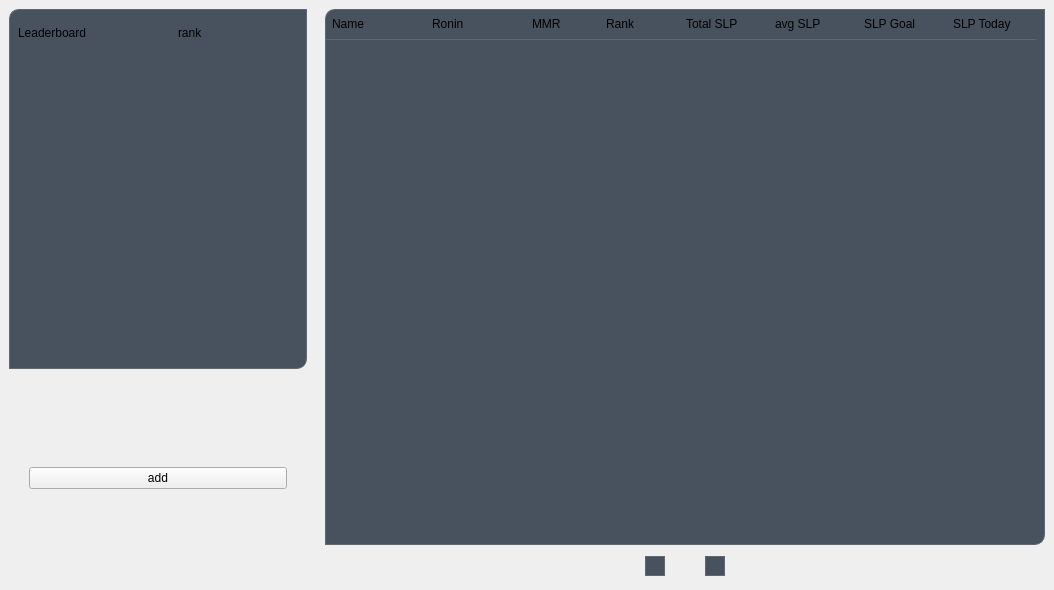
<?xml version="1.0" encoding="UTF-8"?>
<ui version="4.0">
 <class>dataViewWidget</class>
 <widget class="QWidget" name="dataViewWidget">
  <property name="geometry">
   <rect>
    <x>0</x>
    <y>0</y>
    <width>1054</width>
    <height>590</height>
   </rect>
  </property>
  <property name="minimumSize">
   <size>
    <width>0</width>
    <height>540</height>
   </size>
  </property>
  <property name="windowTitle">
   <string>Form</string>
  </property>
  <layout class="QHBoxLayout" name="horizontalLayout_5">
   <property name="spacing">
    <number>0</number>
   </property>
   <property name="leftMargin">
    <number>0</number>
   </property>
   <property name="topMargin">
    <number>0</number>
   </property>
   <property name="rightMargin">
    <number>0</number>
   </property>
   <property name="bottomMargin">
    <number>0</number>
   </property>
   <item>
    <widget class="QWidget" name="leaderboardContent" native="true">
     <property name="minimumSize">
      <size>
       <width>270</width>
       <height>0</height>
      </size>
     </property>
     <property name="maximumSize">
      <size>
       <width>316</width>
       <height>16777215</height>
      </size>
     </property>
     <layout class="QVBoxLayout" name="verticalLayout_3">
      <item>
       <widget class="QWidget" name="leaderboardFrame" native="true">
        <property name="minimumSize">
         <size>
          <width>0</width>
          <height>350</height>
         </size>
        </property>
        <property name="maximumSize">
         <size>
          <width>370</width>
          <height>470</height>
         </size>
        </property>
        <layout class="QVBoxLayout" name="verticalLayout_8">
         <property name="spacing">
          <number>0</number>
         </property>
         <property name="leftMargin">
          <number>0</number>
         </property>
         <property name="topMargin">
          <number>0</number>
         </property>
         <property name="rightMargin">
          <number>0</number>
         </property>
         <property name="bottomMargin">
          <number>0</number>
         </property>
         <item>
          <widget class="QWidget" name="board_bg" native="true">
           <property name="maximumSize">
            <size>
             <width>16777215</width>
             <height>470</height>
            </size>
           </property>
           <property name="styleSheet">
            <string notr="true">QWidget{background-color: #47525E;
border: 1px solid #61676D;
border-top-left-radius: 10px;
border-bottom-right-radius: 10px;
border-top-right-radius: 0px;
border-bottom-left-radius: 0px;
}</string>
           </property>
           <layout class="QVBoxLayout" name="verticalLayout_9">
            <item>
             <widget class="QWidget" name="board_header" native="true">
              <property name="minimumSize">
               <size>
                <width>0</width>
                <height>30</height>
               </size>
              </property>
              <property name="maximumSize">
               <size>
                <width>316</width>
                <height>30</height>
               </size>
              </property>
              <property name="styleSheet">
               <string notr="true">QWidget{border: 0px;
border-top-left-radius: 0px;
border-bottom-right-radius: 0px;
border-top-right-radius: 0px;
border-bottom-left-radius: 0px;
}</string>
              </property>
              <layout class="QHBoxLayout" name="horizontalLayout_7">
               <property name="spacing">
                <number>0</number>
               </property>
               <property name="leftMargin">
                <number>0</number>
               </property>
               <property name="topMargin">
                <number>0</number>
               </property>
               <property name="rightMargin">
                <number>0</number>
               </property>
               <property name="bottomMargin">
                <number>0</number>
               </property>
               <item>
                <widget class="QWidget" name="labelFrame" native="true">
                 <property name="minimumSize">
                  <size>
                   <width>160</width>
                   <height>0</height>
                  </size>
                 </property>
                 <layout class="QVBoxLayout" name="verticalLayout_14">
                  <property name="spacing">
                   <number>0</number>
                  </property>
                  <property name="leftMargin">
                   <number>0</number>
                  </property>
                  <property name="topMargin">
                   <number>0</number>
                  </property>
                  <property name="rightMargin">
                   <number>0</number>
                  </property>
                  <property name="bottomMargin">
                   <number>0</number>
                  </property>
                  <item>
                   <widget class="QLabel" name="label">
                    <property name="text">
                     <string>Leaderboard</string>
                    </property>
                   </widget>
                  </item>
                 </layout>
                </widget>
               </item>
               <item>
                <widget class="QWidget" name="changeParameterFrame" native="true">
                 <property name="maximumSize">
                  <size>
                   <width>120</width>
                   <height>16777215</height>
                  </size>
                 </property>
                 <layout class="QHBoxLayout" name="horizontalLayout_8">
                  <property name="spacing">
                   <number>0</number>
                  </property>
                  <property name="leftMargin">
                   <number>0</number>
                  </property>
                  <property name="topMargin">
                   <number>0</number>
                  </property>
                  <property name="rightMargin">
                   <number>0</number>
                  </property>
                  <property name="bottomMargin">
                   <number>0</number>
                  </property>
                  <item>
                   <widget class="QLabel" name="parameterLabel">
                    <property name="text">
                     <string>rank</string>
                    </property>
                   </widget>
                  </item>
                  <item>
                   <widget class="QToolButton" name="changeBtn">
                    <property name="text">
                     <string/>
                    </property>
                   </widget>
                  </item>
                 </layout>
                </widget>
               </item>
              </layout>
             </widget>
            </item>
            <item>
             <widget class="QWidget" name="firstPlaceFrame" native="true">
              <property name="minimumSize">
               <size>
                <width>0</width>
                <height>170</height>
               </size>
              </property>
              <property name="maximumSize">
               <size>
                <width>316</width>
                <height>240</height>
               </size>
              </property>
              <property name="styleSheet">
               <string notr="true">QWidget{border: 0px;
border-top-left-radius: 0px;
border-bottom-right-radius: 0px;
border-top-right-radius: 0px;
border-bottom-left-radius: 0px;
}</string>
              </property>
              <layout class="QVBoxLayout" name="verticalLayout_13">
               <property name="spacing">
                <number>0</number>
               </property>
               <property name="leftMargin">
                <number>0</number>
               </property>
               <property name="topMargin">
                <number>0</number>
               </property>
               <property name="rightMargin">
                <number>0</number>
               </property>
               <property name="bottomMargin">
                <number>0</number>
               </property>
              </layout>
             </widget>
            </item>
            <item>
             <widget class="QWidget" name="othersPlaceFrame" native="true">
              <property name="sizePolicy">
               <sizepolicy hsizetype="Preferred" vsizetype="Preferred">
                <horstretch>0</horstretch>
                <verstretch>0</verstretch>
               </sizepolicy>
              </property>
              <property name="minimumSize">
               <size>
                <width>0</width>
                <height>130</height>
               </size>
              </property>
              <property name="maximumSize">
               <size>
                <width>316</width>
                <height>200</height>
               </size>
              </property>
              <property name="styleSheet">
               <string notr="true">QWidget{border: 0px;
border-top-left-radius: 0px;
border-bottom-right-radius: 0px;
border-top-right-radius: 0px;
border-bottom-left-radius: 0px;
}</string>
              </property>
              <layout class="QHBoxLayout" name="horizontalLayout_6">
               <property name="spacing">
                <number>0</number>
               </property>
               <property name="leftMargin">
                <number>0</number>
               </property>
               <property name="topMargin">
                <number>0</number>
               </property>
               <property name="rightMargin">
                <number>0</number>
               </property>
               <property name="bottomMargin">
                <number>0</number>
               </property>
               <item>
                <widget class="QWidget" name="secondPlace" native="true">
                 <layout class="QVBoxLayout" name="verticalLayout_11">
                  <property name="spacing">
                   <number>0</number>
                  </property>
                  <property name="leftMargin">
                   <number>0</number>
                  </property>
                  <property name="topMargin">
                   <number>0</number>
                  </property>
                  <property name="rightMargin">
                   <number>0</number>
                  </property>
                  <property name="bottomMargin">
                   <number>0</number>
                  </property>
                 </layout>
                </widget>
               </item>
               <item>
                <widget class="QWidget" name="thirdPlace" native="true">
                 <layout class="QVBoxLayout" name="verticalLayout_12">
                  <property name="spacing">
                   <number>0</number>
                  </property>
                  <property name="leftMargin">
                   <number>0</number>
                  </property>
                  <property name="topMargin">
                   <number>0</number>
                  </property>
                  <property name="rightMargin">
                   <number>0</number>
                  </property>
                  <property name="bottomMargin">
                   <number>0</number>
                  </property>
                 </layout>
                </widget>
               </item>
              </layout>
             </widget>
            </item>
           </layout>
          </widget>
         </item>
        </layout>
       </widget>
      </item>
      <item>
       <widget class="QWidget" name="btnFrame" native="true">
        <property name="minimumSize">
         <size>
          <width>0</width>
          <height>0</height>
         </size>
        </property>
        <property name="maximumSize">
         <size>
          <width>16777215</width>
          <height>99999</height>
         </size>
        </property>
        <layout class="QVBoxLayout" name="verticalLayout_10">
         <property name="leftMargin">
          <number>20</number>
         </property>
         <property name="rightMargin">
          <number>20</number>
         </property>
         <item>
          <widget class="QPushButton" name="addBtn">
           <property name="text">
            <string>add</string>
           </property>
          </widget>
         </item>
        </layout>
       </widget>
      </item>
     </layout>
    </widget>
   </item>
   <item>
    <widget class="QWidget" name="dataFrame" native="true">
     <property name="minimumSize">
      <size>
       <width>240</width>
       <height>0</height>
      </size>
     </property>
     <property name="maximumSize">
      <size>
       <width>999999</width>
       <height>16777215</height>
      </size>
     </property>
     <layout class="QVBoxLayout" name="verticalLayout">
      <item>
       <widget class="QWidget" name="displayDataFrame" native="true">
        <property name="minimumSize">
         <size>
          <width>0</width>
          <height>0</height>
         </size>
        </property>
        <property name="styleSheet">
         <string notr="true">QWidget{background-color: #47525E;
border: 1px solid #61676D;
border-top-left-radius: 10px;
border-bottom-right-radius: 10px;
border-top-right-radius: 0px;
border-bottom-left-radius: 0px;
}</string>
        </property>
        <layout class="QVBoxLayout" name="verticalLayout_2">
         <property name="spacing">
          <number>1</number>
         </property>
         <property name="leftMargin">
          <number>1</number>
         </property>
         <property name="topMargin">
          <number>1</number>
         </property>
         <property name="rightMargin">
          <number>1</number>
         </property>
         <property name="bottomMargin">
          <number>0</number>
         </property>
         <item>
          <widget class="QWidget" name="header_new" native="true">
           <property name="minimumSize">
            <size>
             <width>0</width>
             <height>30</height>
            </size>
           </property>
           <property name="maximumSize">
            <size>
             <width>16777215</width>
             <height>30</height>
            </size>
           </property>
           <property name="styleSheet">
            <string notr="true">QWidget{border: 0px;
border-bottom: 1px solid #61676D;}</string>
           </property>
           <layout class="QHBoxLayout" name="horizontalLayout_11">
            <property name="spacing">
             <number>0</number>
            </property>
            <property name="leftMargin">
             <number>2</number>
            </property>
            <property name="topMargin">
             <number>0</number>
            </property>
            <property name="rightMargin">
             <number>1</number>
            </property>
            <property name="bottomMargin">
             <number>1</number>
            </property>
            <item>
             <widget class="QWidget" name="dataHeaderContainer" native="true">
              <property name="minimumSize">
               <size>
                <width>350</width>
                <height>0</height>
               </size>
              </property>
              <property name="styleSheet">
               <string notr="true">QWidget{border: 0px;
border-top-left-radius: 10px;
border-bottom-right-radius: 0px;
border-top-right-radius: 0px;
border-bottom-left-radius: 0px;}</string>
              </property>
              <layout class="QHBoxLayout" name="horizontalLayout_9">
               <property name="spacing">
                <number>0</number>
               </property>
               <property name="leftMargin">
                <number>4</number>
               </property>
               <property name="topMargin">
                <number>0</number>
               </property>
               <property name="rightMargin">
                <number>0</number>
               </property>
               <property name="bottomMargin">
                <number>1</number>
               </property>
               <item>
                <widget class="QLabel" name="nameLabel">
                 <property name="minimumSize">
                  <size>
                   <width>100</width>
                   <height>0</height>
                  </size>
                 </property>
                 <property name="maximumSize">
                  <size>
                   <width>250</width>
                   <height>16777215</height>
                  </size>
                 </property>
                 <property name="text">
                  <string>Name</string>
                 </property>
                </widget>
               </item>
               <item>
                <widget class="QLabel" name="roninLabel">
                 <property name="minimumSize">
                  <size>
                   <width>100</width>
                   <height>0</height>
                  </size>
                 </property>
                 <property name="maximumSize">
                  <size>
                   <width>9999999</width>
                   <height>16777215</height>
                  </size>
                 </property>
                 <property name="text">
                  <string>Ronin</string>
                 </property>
                </widget>
               </item>
               <item>
                <widget class="QLabel" name="mmrLabel">
                 <property name="minimumSize">
                  <size>
                   <width>60</width>
                   <height>0</height>
                  </size>
                 </property>
                 <property name="maximumSize">
                  <size>
                   <width>80</width>
                   <height>16777215</height>
                  </size>
                 </property>
                 <property name="text">
                  <string>MMR</string>
                 </property>
                </widget>
               </item>
               <item>
                <widget class="QLabel" name="rankLabel">
                 <property name="minimumSize">
                  <size>
                   <width>80</width>
                   <height>0</height>
                  </size>
                 </property>
                 <property name="maximumSize">
                  <size>
                   <width>80</width>
                   <height>16777215</height>
                  </size>
                 </property>
                 <property name="text">
                  <string>Rank</string>
                 </property>
                </widget>
               </item>
              </layout>
              <zorder>roninLabel</zorder>
              <zorder>nameLabel</zorder>
              <zorder>mmrLabel</zorder>
              <zorder>rankLabel</zorder>
             </widget>
            </item>
            <item>
             <widget class="QWidget" name="slpDataContainer" native="true">
              <property name="minimumSize">
               <size>
                <width>160</width>
                <height>0</height>
               </size>
              </property>
              <property name="maximumSize">
               <size>
                <width>400</width>
                <height>16777215</height>
               </size>
              </property>
              <property name="styleSheet">
               <string notr="true">QWidget{border:0px;
border-top-left-radius: 0px;
border-bottom-right-radius: 0px;
border-top-right-radius: 0px;
border-bottom-left-radius: 0px;}</string>
              </property>
              <layout class="QHBoxLayout" name="horizontalLayout_10">
               <property name="spacing">
                <number>0</number>
               </property>
               <property name="leftMargin">
                <number>0</number>
               </property>
               <property name="topMargin">
                <number>0</number>
               </property>
               <property name="rightMargin">
                <number>1</number>
               </property>
               <property name="bottomMargin">
                <number>1</number>
               </property>
               <item>
                <widget class="QLabel" name="totalSlpLabel">
                 <property name="minimumSize">
                  <size>
                   <width>80</width>
                   <height>0</height>
                  </size>
                 </property>
                 <property name="maximumSize">
                  <size>
                   <width>90</width>
                   <height>16777215</height>
                  </size>
                 </property>
                 <property name="text">
                  <string>Total SLP</string>
                 </property>
                </widget>
               </item>
               <item>
                <widget class="QLabel" name="averageLabel">
                 <property name="minimumSize">
                  <size>
                   <width>30</width>
                   <height>0</height>
                  </size>
                 </property>
                 <property name="maximumSize">
                  <size>
                   <width>90</width>
                   <height>16777215</height>
                  </size>
                 </property>
                 <property name="text">
                  <string>avg SLP</string>
                 </property>
                </widget>
               </item>
               <item>
                <widget class="QLabel" name="slpGoalLabel">
                 <property name="minimumSize">
                  <size>
                   <width>30</width>
                   <height>0</height>
                  </size>
                 </property>
                 <property name="maximumSize">
                  <size>
                   <width>90</width>
                   <height>16777215</height>
                  </size>
                 </property>
                 <property name="text">
                  <string>SLP Goal</string>
                 </property>
                </widget>
               </item>
               <item>
                <widget class="QLabel" name="slpTodayLabel">
                 <property name="minimumSize">
                  <size>
                   <width>30</width>
                   <height>0</height>
                  </size>
                 </property>
                 <property name="maximumSize">
                  <size>
                   <width>90</width>
                   <height>16777215</height>
                  </size>
                 </property>
                 <property name="text">
                  <string>SLP Today</string>
                 </property>
                </widget>
               </item>
              </layout>
             </widget>
            </item>
           </layout>
          </widget>
         </item>
         <item alignment="Qt::AlignTop">
          <widget class="QWidget" name="dataContainer" native="true">
           <property name="minimumSize">
            <size>
             <width>0</width>
             <height>0</height>
            </size>
           </property>
           <property name="styleSheet">
            <string notr="true"/>
           </property>
           <layout class="QVBoxLayout" name="layoutDataWidgets">
            <property name="spacing">
             <number>0</number>
            </property>
            <property name="leftMargin">
             <number>0</number>
            </property>
            <property name="topMargin">
             <number>0</number>
            </property>
            <property name="rightMargin">
             <number>0</number>
            </property>
            <property name="bottomMargin">
             <number>0</number>
            </property>
           </layout>
          </widget>
         </item>
        </layout>
       </widget>
      </item>
      <item>
       <widget class="QWidget" name="bottomFrame" native="true">
        <property name="minimumSize">
         <size>
          <width>0</width>
          <height>30</height>
         </size>
        </property>
        <property name="maximumSize">
         <size>
          <width>16777215</width>
          <height>30</height>
         </size>
        </property>
        <layout class="QVBoxLayout" name="verticalLayout_4">
         <property name="spacing">
          <number>0</number>
         </property>
         <property name="leftMargin">
          <number>0</number>
         </property>
         <property name="topMargin">
          <number>0</number>
         </property>
         <property name="rightMargin">
          <number>0</number>
         </property>
         <property name="bottomMargin">
          <number>0</number>
         </property>
         <item alignment="Qt::AlignHCenter">
          <widget class="QWidget" name="btnContainer" native="true">
           <property name="minimumSize">
            <size>
             <width>80</width>
             <height>0</height>
            </size>
           </property>
           <property name="maximumSize">
            <size>
             <width>80</width>
             <height>16777215</height>
            </size>
           </property>
           <property name="styleSheet">
            <string notr="true">QToolButton{
background-color: #47525E;
border: 1px solid #61676D
}
</string>
           </property>
           <layout class="QHBoxLayout" name="horizontalLayout_4">
            <property name="spacing">
             <number>0</number>
            </property>
            <property name="leftMargin">
             <number>0</number>
            </property>
            <property name="topMargin">
             <number>0</number>
            </property>
            <property name="rightMargin">
             <number>0</number>
            </property>
            <property name="bottomMargin">
             <number>0</number>
            </property>
            <item>
             <widget class="QWidget" name="leftBtnFrame" native="true">
              <layout class="QVBoxLayout" name="verticalLayout_5">
               <property name="spacing">
                <number>0</number>
               </property>
               <property name="leftMargin">
                <number>0</number>
               </property>
               <property name="topMargin">
                <number>0</number>
               </property>
               <property name="rightMargin">
                <number>0</number>
               </property>
               <property name="bottomMargin">
                <number>0</number>
               </property>
               <item alignment="Qt::AlignVCenter">
                <widget class="QToolButton" name="leftBtn">
                 <property name="minimumSize">
                  <size>
                   <width>20</width>
                   <height>20</height>
                  </size>
                 </property>
                 <property name="maximumSize">
                  <size>
                   <width>20</width>
                   <height>20</height>
                  </size>
                 </property>
                 <property name="text">
                  <string/>
                 </property>
                 <property name="icon">
                  <iconset>
                   <normaloff>:/images/img/left.png</normaloff>:/images/img/left.png</iconset>
                 </property>
                 <property name="iconSize">
                  <size>
                   <width>15</width>
                   <height>15</height>
                  </size>
                 </property>
                 <property name="toolButtonStyle">
                  <enum>Qt::ToolButtonIconOnly</enum>
                 </property>
                </widget>
               </item>
              </layout>
             </widget>
            </item>
            <item>
             <widget class="QWidget" name="indiceFrame" native="true">
              <layout class="QVBoxLayout" name="verticalLayout_7">
               <item>
                <widget class="QLabel" name="indiceLabel">
                 <property name="text">
                  <string/>
                 </property>
                </widget>
               </item>
              </layout>
             </widget>
            </item>
            <item>
             <widget class="QWidget" name="rightBtnFrame" native="true">
              <layout class="QVBoxLayout" name="verticalLayout_6">
               <property name="spacing">
                <number>0</number>
               </property>
               <property name="leftMargin">
                <number>0</number>
               </property>
               <property name="topMargin">
                <number>0</number>
               </property>
               <property name="rightMargin">
                <number>0</number>
               </property>
               <property name="bottomMargin">
                <number>0</number>
               </property>
               <item alignment="Qt::AlignRight|Qt::AlignVCenter">
                <widget class="QToolButton" name="rigthBtn">
                 <property name="minimumSize">
                  <size>
                   <width>20</width>
                   <height>20</height>
                  </size>
                 </property>
                 <property name="maximumSize">
                  <size>
                   <width>20</width>
                   <height>20</height>
                  </size>
                 </property>
                 <property name="text">
                  <string/>
                 </property>
                 <property name="icon">
                  <iconset>
                   <normaloff>:/images/img/right.png</normaloff>:/images/img/right.png</iconset>
                 </property>
                </widget>
               </item>
              </layout>
             </widget>
            </item>
           </layout>
          </widget>
         </item>
        </layout>
       </widget>
      </item>
     </layout>
    </widget>
   </item>
  </layout>
 </widget>
 <resources>
  <include location="../../resources/resources.qrc"/>
 </resources>
 <connections/>
</ui>
